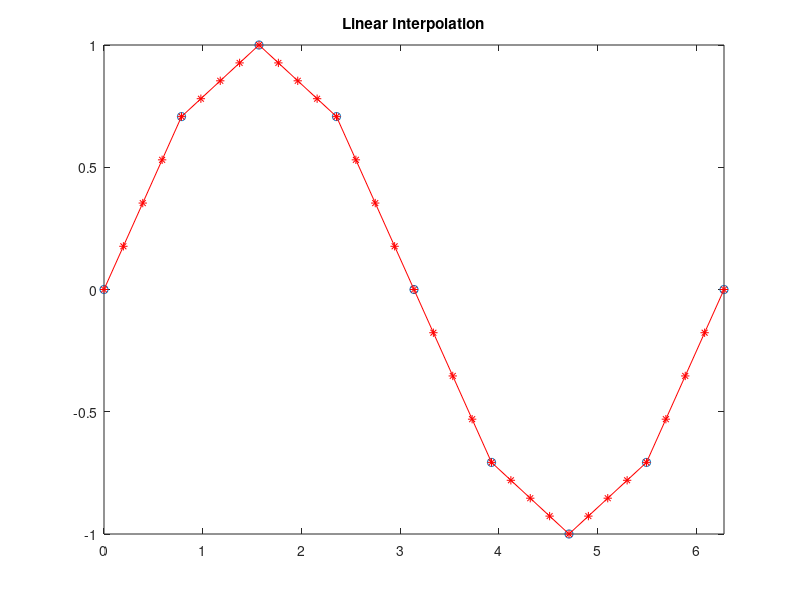
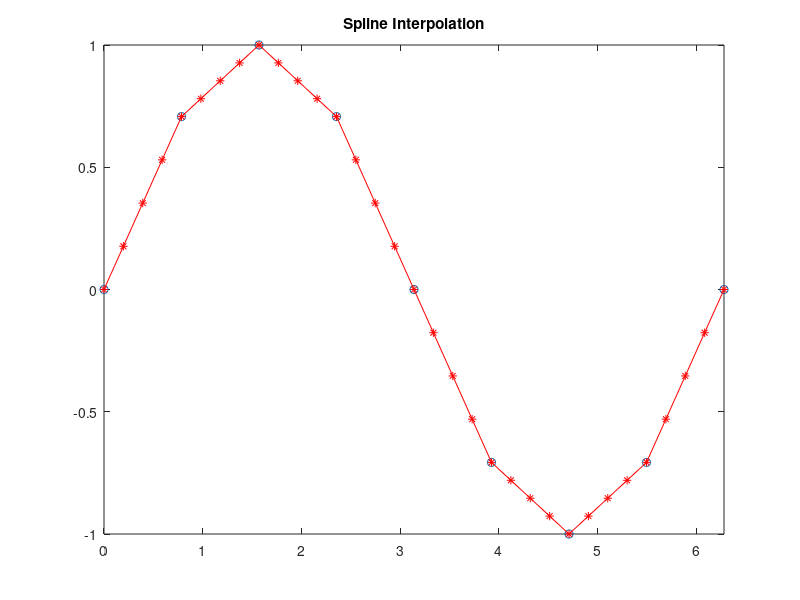
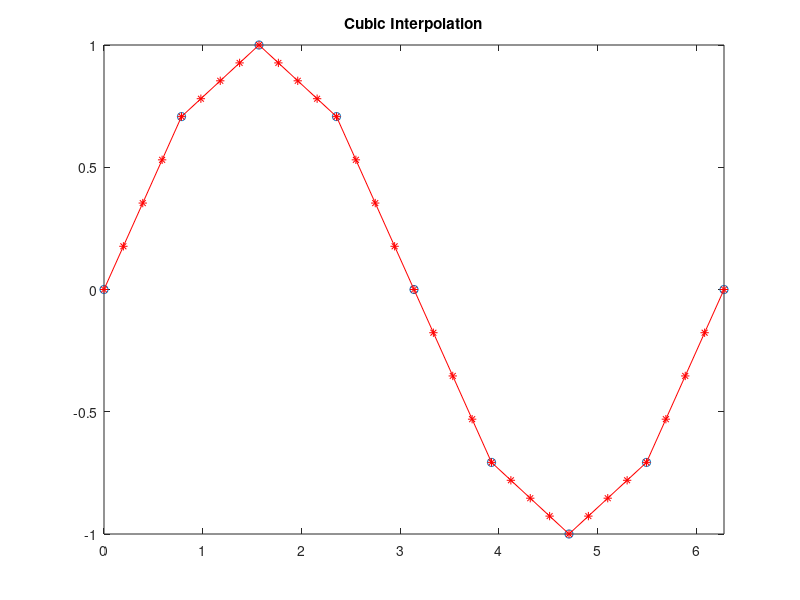
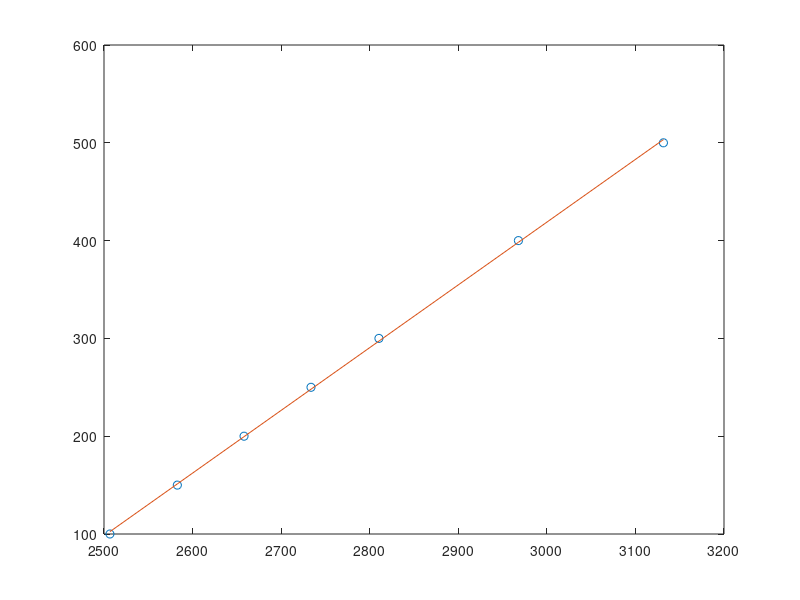

Here is the MATLAB script that generated these plots, in order:
%% Linear Interpolation (Default)
clc; clear all; close all;

x=0:5;
y=[15, 10, 9, 6, 2, 0];

plot(x, y, '-o')
grid on

new_x=3.5;
new_y=interp1(x, y, new_x);

%% Spline Interpolation
clc; clear all; close all;

T = [100, 150, 200, 250, 300, 400, 500];
u = [2506.7, 2582.8, 2658.1, 2733.7, 2810.4, 2967.9, 3131.6];
figure(1)
plot(u, T, '-o')
new_u=2680.78
new_T_linear=interp1(u, T, new_u); 
new_T_spline=interp1(u, T, new_u, 'spline');

new_u = linspace(2500, 3200, length(u));
new_T = interp1(u, T, new_u, 'spline');
figure(2)
plot(u, T, new_u, new_T, '-o')

%
new_u = linspace(2500, 3200, length(u));
new_T_linear = interp1(u, T, new_u, 'linear');
figure(3)
plot(u, T, new_u, new_T_linear, '-o')

%
new_u = linspace(2500, 3200, length(u));
new_T_cubic = interp1(u, T, new_u, 'cubic');
figure(5)
plot(u, T, new_u, new_T_cubic, '-o')

%
new_u = linspace(2500, 3200, length(u));
new_T_nearest = interp1(u, T, new_u, 'nearest');
figure(6)
plot(u, T, new_u, new_T_nearest, '-o')

%% Linear Interpolation on sin wave
clc; clear all; close all;

x = 0:pi/4:2*pi;
y = sin(x)
x_new=0:pi/16:2*pi;

y_new_linear = interp1(x, y, x_new);
figure(1)
plot(x, y, 'o', x_new, y_new_linear, 'r-*');
xlim([0 2*pi]);
title('Linear Interpolation');


%
y_new_spline = interp1(x, y, x_new);
figure(2)
plot(x, y, 'o', x_new, y_new_spline, 'r-*');
xlim([0 2*pi]);
title('Spline Interpolation');


%
y_new_cubic = interp1(x, y, x_new);
figure(3)
plot(x, y, 'o', x_new, y_new_cubic, 'r-*');
xlim([0 2*pi]);
title('Cubic Interpolation');


%
y_new_nearest = interp1(x, y, x_new);
figure(4)
plot(x, y, 'o', x_new, y_new_nearest, 'r-*');
xlim([0 2*pi]);
title('Nearest Interpolation');

%% Polyfit
clc; clear all; close all;
T = [100, 150, 200, 250, 300, 400, 500];
u = [2506.7, 2582.8, 2658.1, 2733.7, 2810.4, 2967.9, 3131.6];

n=1;
p=polyfit(u, T, n);

a=p(1)
b=p(2)

x=u;
ymodel=a*x + b;
plot(u, T, 'o', u, ymodel)
